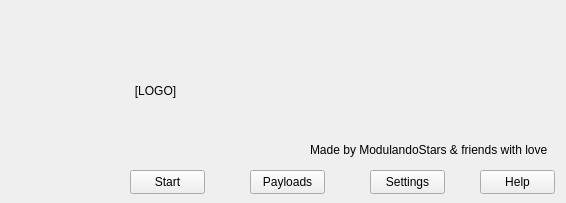
<?xml version="1.0" encoding="UTF-8"?>
<ui version="4.0">
 <class>Form</class>
 <widget class="QWidget" name="Form">
  <property name="geometry">
   <rect>
    <x>0</x>
    <y>0</y>
    <width>566</width>
    <height>203</height>
   </rect>
  </property>
  <property name="windowTitle">
   <string>Window</string>
  </property>
  <widget class="QPushButton" name="StartButton">
   <property name="geometry">
    <rect>
     <x>130</x>
     <y>170</y>
     <width>75</width>
     <height>24</height>
    </rect>
   </property>
   <property name="text">
    <string>Start</string>
   </property>
  </widget>
  <widget class="QPushButton" name="PayloadsButton">
   <property name="geometry">
    <rect>
     <x>250</x>
     <y>170</y>
     <width>75</width>
     <height>24</height>
    </rect>
   </property>
   <property name="text">
    <string>Payloads</string>
   </property>
  </widget>
  <widget class="QPushButton" name="SettingsButton">
   <property name="geometry">
    <rect>
     <x>370</x>
     <y>170</y>
     <width>75</width>
     <height>24</height>
    </rect>
   </property>
   <property name="text">
    <string>Settings</string>
   </property>
  </widget>
  <widget class="QPushButton" name="HelpButton">
   <property name="geometry">
    <rect>
     <x>480</x>
     <y>170</y>
     <width>75</width>
     <height>24</height>
    </rect>
   </property>
   <property name="text">
    <string>Help</string>
   </property>
  </widget>
  <widget class="QLabel" name="label">
   <property name="geometry">
    <rect>
     <x>310</x>
     <y>140</y>
     <width>241</width>
     <height>20</height>
    </rect>
   </property>
   <property name="cursor">
    <cursorShape>ArrowCursor</cursorShape>
   </property>
   <property name="text">
    <string>Made by ModulandoStars &amp; friends with love</string>
   </property>
  </widget>
  <widget class="QLabel" name="label_2">
   <property name="geometry">
    <rect>
     <x>50</x>
     <y>50</y>
     <width>211</width>
     <height>81</height>
    </rect>
   </property>
   <property name="text">
    <string>[LOGO]</string>
   </property>
   <property name="alignment">
    <set>Qt::AlignCenter</set>
   </property>
  </widget>
 </widget>
 <resources/>
 <connections/>
</ui>
